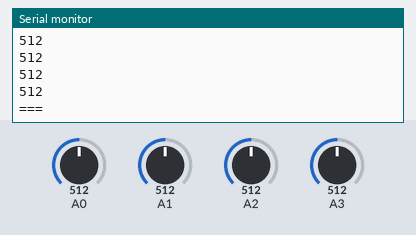
This sketch was run on a simulated Arduino Uno, built with avr-gcc and run on an emulated ATmega328P. Parts: the last lines printed to the serial monitor. Inputs (shaded band) come from the test bench; at power-on: A0 = 512, A1 = 512, A2 = 512, A3 = 512.

Above: at 1.3 s.
1.4 s: A0 set to 716
2.9 s: A1 set to 306
4.4 s: A2 set to 992
At 4.83 s:
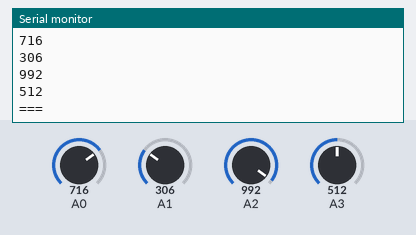
5.9 s: A3 set to 30
At 6.33 s:
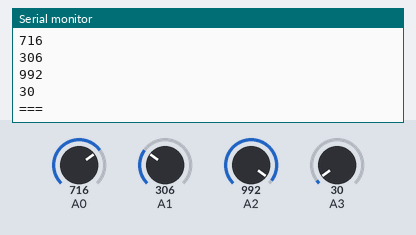
Timing chart, 0 to 8.4 s (numbered marks = the images above; inputs shaded):
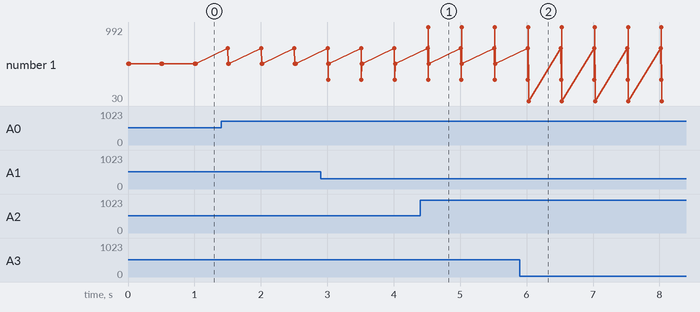

The sketch:

teensy_tt.ino
```cpp
void setup() {
  // put your setup code here, to run once:
  Serial.begin(9600);
}


void loop() {
  // put your main code here, to run repeatedly:
  Serial.println(analogRead(A0));
  Serial.println(analogRead(A1));
  Serial.println(analogRead(A2));
  Serial.println(analogRead(A3));
  Serial.println("===");
  delay(500);
}
```

Measured:
- after the input at 4.4 s, the serial monitor: prints a new line after 0.12 s (image 1)
- after the input at 5.9 s, the serial monitor: prints a new line after 0.13 s (image 2)
- plotted number 1: 512 → 30 after the input at 5.9 s
